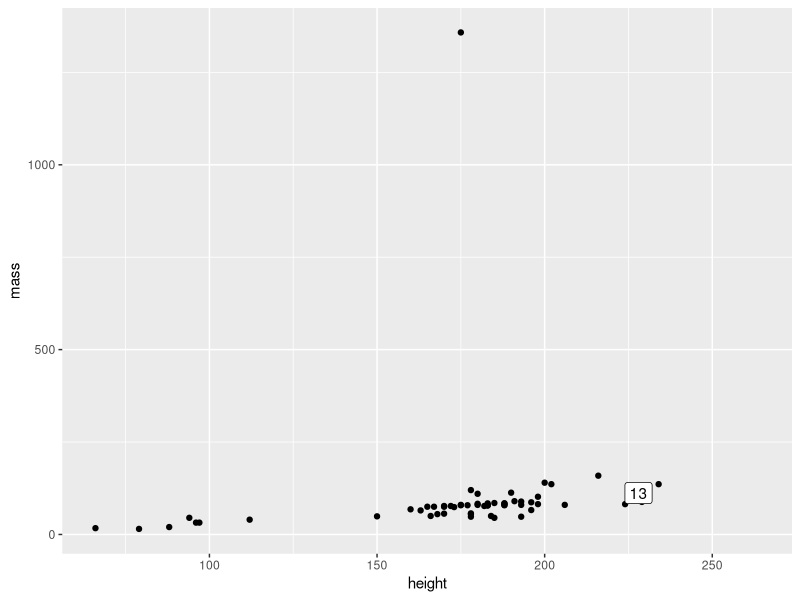
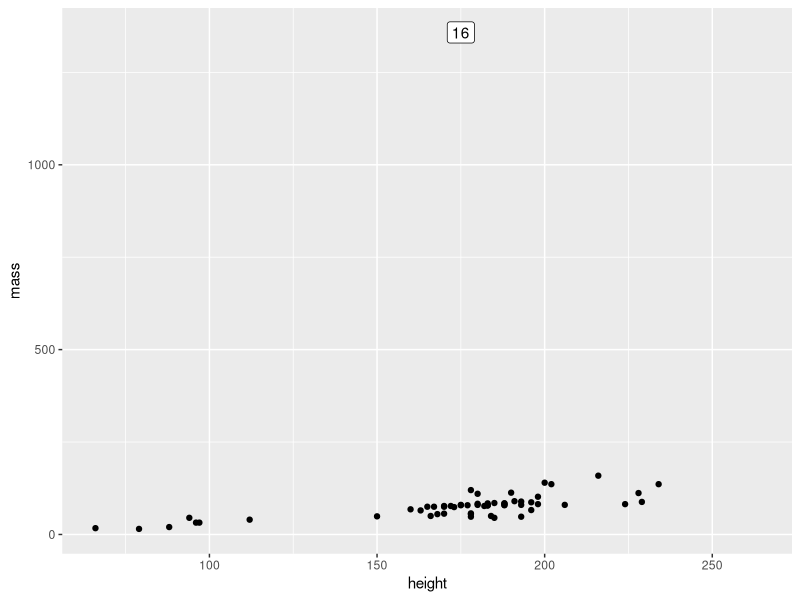

Reproduce these figures in R, in order.
## ---- chunk 1
knitr::opts_chunk$set(echo = TRUE)
## ---- chunk 2
library(readr)
library(dslabs)
library(dplyr)
library(knitr)
library(ggplot2)
library(tibble)
library(tidyverse)

## ---- chunk 3
data(starwars)
## ---- chunk 4
str(starwars)
## ---- chunk 5
library(tidyverse)
## ---- chunk 6
starwars%>% gather(name, height, mass, hair_color, skin_color, eye_color, birth_year, sex, gender, homeworld, species, films, vehicles, convert = TRUE)
## ---- chunk 7
starwars %>% pivot_longer (c("mass", "birth_year"), names_to = "variables")
## ---- chunk 8
starwars %>% separate(skin_color, into=c("skin", "color"), sep=",")
## ---- chunk 9
starwars_sep<-starwars %>% separate(skin_color, into=c("original_skin_color", "alternative_skin_color"), sep=",")
## ---- chunk 10
starwars_sep%>% unite(skin_color, original_skin_color, alternative_skin_color) 
## ---- chunk 11
starwars_sep%>% unite(skin_color, original_skin_color, alternative_skin_color, sep = ",", na.rm = TRUE) 
## ---- chunk 12
data <- starwars %>%rownames_to_column(var="Chewbacca")

ggplot(data, aes(x=height,y=mass))+geom_point()+geom_label(data=data %>% filter(height==228 & mass==112),aes(label=Chewbacca))
## ---- chunk 13

data <- starwars %>%rownames_to_column(var="Jabba_Desilijic_Tiure")
 
ggplot(data,aes(x=height,y=mass))+geom_point()+geom_label(data=data %>%filter(height==175 & mass==1358),aes(label=Jabba_Desilijic_Tiure))
